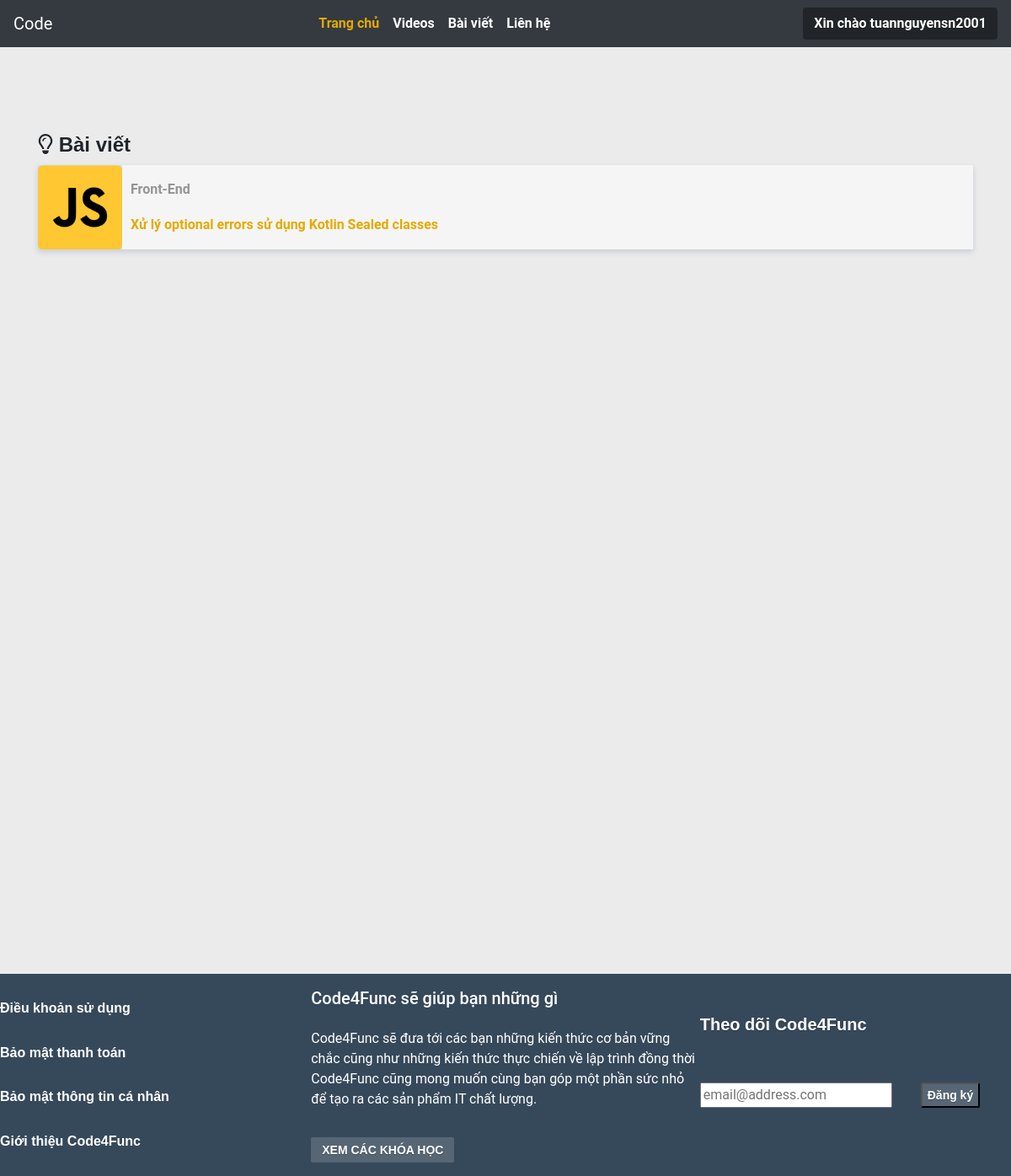
Page /PostController/viewPost (signed in) on the committed database.
### tables this page shows
CREATE TABLE `posts` (
  `id` int(11) NOT NULL,
  `title` varchar(255) DEFAULT NULL,
  `description` varchar(255) DEFAULT NULL,
  `content` longtext DEFAULT NULL,
  `update_at` datetime DEFAULT NULL,
  `category_id` int(11) DEFAULT NULL,
  `author_id` int(11) DEFAULT NULL,
  `is_active` int(255) DEFAULT NULL,
  `created_at` datetime DEFAULT NULL
);

CREATE TABLE `category` (
  `id` int(11) NOT NULL,
  `name` varchar(255) DEFAULT NULL,
  `image` varchar(255) DEFAULT NULL
);

### core/Controller.php (called while the page is built, shortened)
<?php
class Controller
{
    public function view($views,$data='')
    {
        require_once ("./views/".$views.".php");
    }
}

### index.php (called while the page is built, shortened)
<?php
require_once ('./core/Controller.php');
require_once ('./core/Model.php');
class Core
{
  var $action="index";
    public function __construct()
    {
        $url=array();
        if (isset($_GET['url'])) {
            $url = explode("/", filter_var(trim($_GET["url"], "/")));
        }
            if (isset($url[0])) {
                if (file_exists("./controller/" . $url[0] . ".php")) {
                    unset($url[0]);
                }
            }
            $this->controller = new $this->controller;
            if (isset($url[1])) {
                if (method_exists($this->controller, $url[1])) {
                    $this->action = $url[1];
                }
                unset($url[1]);
            }
            $this->params = $url ? array_values($url) : [];
        call_user_func_array(array($this->controller,$this->action),array($this->params));
    }
}
$core = new Core();

### core/Model.php (called while the page is built, shortened)
<?php
class Model
{
    public $conn;
    protected $servername = "localhost";
    protected $username = "root";
    protected $password = "";
    protected $dbname = "learning";
    public function __construct(){
        $this->conn = new mysqli($this->servername, $this->username, $this->password, $this->dbname);
    }
    public function getData($query){
        $result=$this->conn->query($query);
        $array=array();
        while ($row = $result -> fetch_assoc()){
            $array[] = $row;
        }
        return $array;
    }
}

### models/PostModel.php (called while the page is built)
<?php
class PostModel extends Model
{
    public function getPost($id='')
    {
        if (empty($id)){
            $query="SELECT p.*,c.name as category
        FROM posts p
        LEFT JOIN category c ON p.category_id=c.id";
        } else{
            $query="SELECT p.*,c.name as category
        FROM posts p
        LEFT JOIN category c ON p.category_id=c.id
        WHERE p.id=$id";
        }
        return $this->getData($query);
    }
}

### views/Outside/posts.php (the view, shortened to what this page needs)
<html lang="en">
<head>
    <link rel="stylesheet" href="https://cdnjs.cloudflare.com/ajax/libs/font-awesome/4.7.0/css/font-awesome.min.css">
    <link rel="stylesheet" href="https://maxcdn.bootstrapcdn.com/bootstrap/4.0.0/css/bootstrap.min.css">
    <link rel="stylesheet" href="../views/Outside/css/style.css">
    <link rel="stylesheet" href="../views/Outside/css/mediaquery.css">
    <link rel="stylesheet" href="../views/Outside/css/course-style.css">
</head>
<body>
<header>
    <nav class="navbar navbar-expand-lg navbar-dark bg-dark  ">
        <div class="collapse navbar-collapse " id="navbarTogglerDemo01">
            <a class="navbar-brand" href="../">Code</a>
            <ul class="navbar-nav  ">
                <li class="nav-item actived">
                    <a class="nav-link" href="#"><b>Trang chủ</b></a>
                </li>
                <li class="nav-item">
                    <a class="nav-link" href="#"><b>Videos</b></a>
                </li>
                <li class="nav-item">
                    <a class="nav-link" href="#"><b>Bài viết</b></a>
                </li>
                <li class="nav-item">
                    <a class="nav-link" href="#"><b>Liên hệ</b></a>
                </li>
            </ul>
            <div >
                <?php
                if (!isset($_SESSION['isLogin']) || $_SESSION['isLogin']==false){ ?>
                    <a href="../UserController/signIn" class="btn  sign-in"><b>Đăng nhập</b></a>
                    <a href="" class="btn vip-acc"><b>TÀI KHOẢN VIP</b></a>
                <?php   }    else{
                    ?>
                    <a href="" class="btn users"><b>Xin chào <?=$_SESSION['dataUser']['username']?></b>
                    </a>
                <?php      }
                ?>
            </div>
        </div>
    </nav>
</header>
<section>
    <div class="container content">
        <div class="content-videos">
            <h1>
                <i class="fa fa-lightbulb-o" aria-hidden="true"></i>
                <span>Bài viết</span>
            </h1>
            <?php foreach ($data as $index) {?>
                <a href="viewPost/<?=$index['id']?>">
                    <div class="content-videos-details">
                        <img src=".././views/Outside/img/js.png" alt="" height="100" width="100">
                        <div class="main ">
                            <span class="main-title"><b><?=$index['category']?></b></span>
                            <span class="main-content"><b><?=$index['title']?></b></span>
                        </div>
                    </div>
                </a>
            <?php } ?>
        </div>
    </div>
</section>
<footer>
    <div>
        <div class="footer-left">
            <a href="">Điều khoản sử dụng</a>
            <a href="">Bảo mật thanh toán</a>
            <a href="">Bảo mật thông tin cá nhân</a>
            <a href="">Giới thiệu Code4Func</a>
        </div>
        <div class="footer-center">
            <h5>Code4Func sẽ giúp bạn những gì</h5>
            <p>Code4Func sẽ đưa tới các bạn những kiến thức cơ bản vững chắc cũng như những kiến thức thực chiến về lập trình đồng thời Code4Func cũng mong muốn cùng bạn góp một phần sức nhỏ để tạo ra các sản phẩm IT chất lượng.</p>
            <a href="" class="btn">XEM CÁC KHÓA HỌC</a>
        </div>
        <div class="footer-right">
            <h5>Theo dõi Code4Func</h5>
            <form action="">
                <div class="form-group">
                    <input type="email" placeholder="email@address.com" >
                    <button type="submit">Đăng ký</button>
                </div>
            </form>
        </div>
    </div>
</footer>
</body>
</html>

### views/Outside/css/style.css (style rules this page uses)
body { background-color: #ebebeb; font: 16px / 1.5 Roboto, Arial, sans-serif; }
header { background-color: #36495b ; }
ul { margin: auto; }
.navbar-dark .navbar-nav .actived a { color: #e5aa00 !important; }
.navbar-dark .navbar-nav .nav-link { color: #fff; }
.content { margin-top: 100px; }
.content-videos { display: flex; flex-direction: column; }
.content h1 { text-shadow: 0 1px #fff; font: 700 24px / 32px "Roboto Mono", Arial, sans-serif; }
.content .content-videos a { color: rgba(66,66,66,0.54); box-sizing: border-box; box-shadow: inset 0 1px #fff, inset 0 -1px rgba(119,110,110,0.4), 0 3px 7px rgba(27,43,106,0.16); margin-bottom: 20px; }
.content-videos-details { height: 100px; display: flex; background-color: #f5f5f5; }
.content-videos-details .main { margin-left: 10px; display: flex; flex-direction: column; justify-content: space-evenly; }
.main-title { color: rgba(66,66,66,0.54) }
.main-content { color: #e5aa00; }
footer > div { background-color: #36495b; display: flex; justify-content: space-between; height: 240px; color: #fff; }
footer > div > div { width: 400px; display: flex; flex-direction: column; justify-content: space-evenly; }
.footer-center { width: 500px; }
.footer-left a { color: #fff; font: 600 16px / 24px Montserrat, Arial, sans-serif; }
.footer-center a { text-align: start; width: 170px; background-color: rgba(255,255,255,0.16) ; color: #fff; border-radius: 2px; font: 600 14px Montserrat, Arial, sans-serif; text-shadow: 0 1px rgba(0,0,0,0.25); }
.footer-right h5 { text-shadow: 0 1px rgba(0,0,0,0.25); font: 700 20px Montserrat, Arial, sans-serif; }
.footer-right button { margin-left: 30px; background-color: rgba(255,255,255,0.16) ; color: #fff; border-radius: 2px; font: 600 14px Montserrat, Arial, sans-serif; text-shadow: 0 1px rgba(0,0,0,0.25); height: 30px; }
.footer-right input { height: 30px; }
section { min-height: 1000px; }
section > div { margin-top: 30px; }
section > .container > div { margin: 0 auto; }

### views/Outside/posts.php (style rules this page uses)
.users { position: relative; text-shadow: 0 1px 0 rgba(0,0,0,0.25); color: #fff; background-color: #212529; }

### rows in the picture
posts: category.name "Front-End", title "Xử lý optional errors sử dụng Kotlin Sealed classes"

### other values in the picture
$_SESSION['dataUser']['username'] "tuannguyensn2001"
